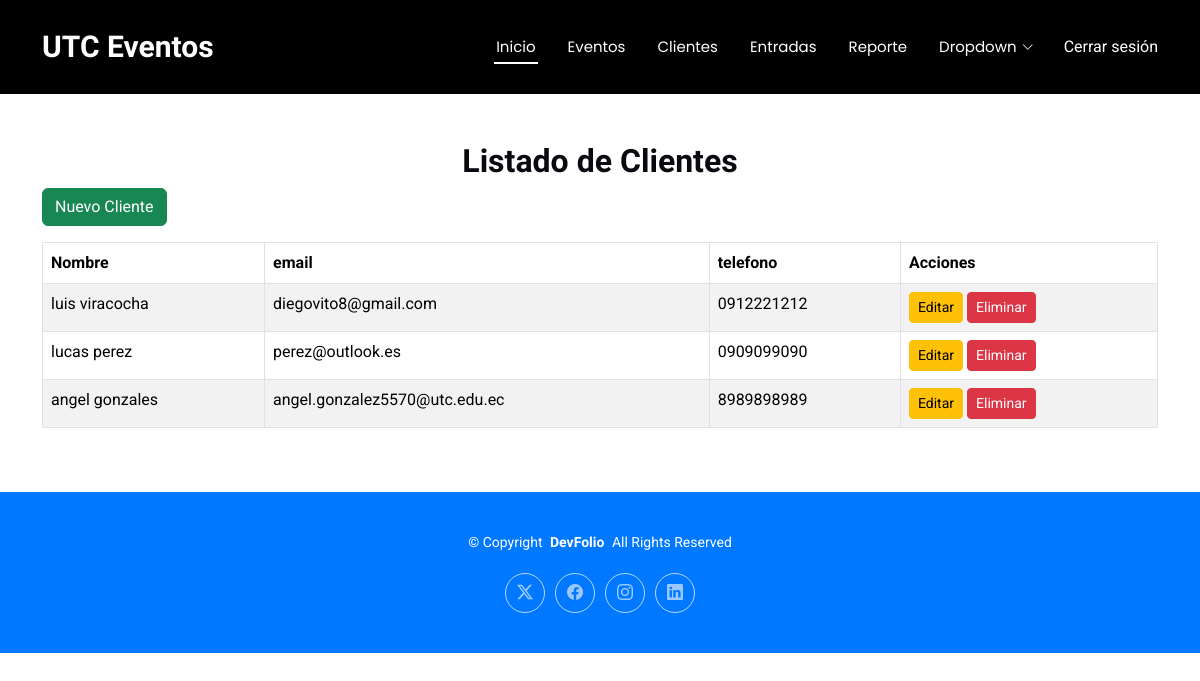
The app's page /clientes/ (signed in) with its own data.
### Aplicaciones/eventos/models.py (models this page shows)
class Cliente(models.Model):
    nombre = models.CharField(max_length=100)
    email = models.EmailField(unique=True)
    telefono = models.CharField(max_length=10)

### Aplicaciones/eventos/views.py (the view)
# urls.py: path('clientes/', views.clientes, name='listarClientes'),
@login_required
def clientes(request):
    clientes = Cliente.objects.all()
    return render(request, "clientes.html", {'clientes': clientes})

### Aplicaciones/eventos/templates/clientes.html (shortened to what this page needs)
{% extends 'plantilla.html' %} {% block content %}
<main id="main-content" class="flex-fill container py-5">
  <h2 class="text-center fw-bold">Listado de Clientes</h2>
  <a href="{% url 'nuevoCliente' %}" class="btn btn-success mb-3"
    >Nuevo Cliente</a
  >
  <table id="tabla_clientes" class="table table-bordered table-striped">
    <thead>
      <tr>
        <th>Nombre</th>
        <th>email</th>
        <th>telefono</th>
        <th>Acciones</th>
      </tr>
    </thead>
    <tbody>
      {% for c in clientes %}
      <tr>
        <td>{{c.nombre }}</td>
        <td>{{c.email }}</td>
        <td>{{c.telefono }}</td>
        <td>
          <a
            href="{% url 'editarCliente' id=c.id %}"
            class="btn btn-warning btn-sm"
            >Editar</a
          >
          <a
            href="{% url 'eliminarCliente' id=c.id %}"
            class="btn btn-danger btn-sm"
            onclick="return confirm('¿Estás seguro de eliminar a {{ c.nombre }}?');"
            >Eliminar</a
          >
        </td>
      </tr>
      {% endfor %}
    </tbody>
  </table>
</main>
{% endblock %}

### entradas/static/tema/assets/css/main.css (style rules this page uses)
:root { --default-font: "Roboto", system-ui, -apple-system, "Segoe UI", Roboto, "Helvetica Neue", Arial, "Noto Sans", "Liberation Sans", sans-serif, "Apple Color Emoji", "Segoe UI Emoji", "Segoe UI Symbol", "Noto Color Emoji"; --heading-font: "Raleway", sans-serif; --nav-font: "Poppins", sans-serif; }
:root { --background-color: #ffffff; --default-color: #4e4e4e; --heading-color: #0a090f; --accent-color: #0078ff; --surface-color: #ffffff; --contrast-color: #ffffff; }
:root { --nav-color: #ffffff; --nav-hover-color: #ffffff; --nav-mobile-background-color: #ffffff; --nav-dropdown-background-color: #ffffff; --nav-dropdown-color: #212529; --nav-dropdown-hover-color: #0078ff; }
:root { scroll-behavior: smooth; }
body { color: var(--default-color); background-color: var(--background-color); font-family: var(--default-font); }
a { color: var(--accent-color); text-decoration: none; transition: 0.3s; }
h1, h2, h3, h4, h5, h6 { color: var(--heading-color); font-family: var(--heading-font); }

### records on screen
Cliente: nombre "luis viracocha", email "diegovito8@gmail.com", telefono "0912221212"
Cliente: nombre "lucas perez", email "perez@outlook.es", telefono "0909099090"
Cliente: nombre "angel gonzales", email "angel.gonzalez5570@utc.edu.ec", telefono "8989898989"
